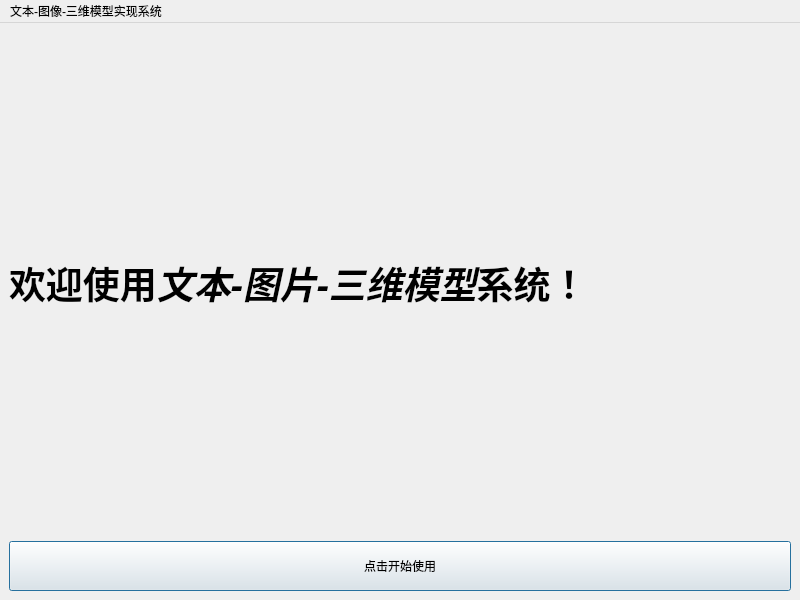
<?xml version="1.0" encoding="UTF-8"?>
<ui version="4.0">
 <class>MainWindow</class>
 <widget class="QMainWindow" name="MainWindow">
  <property name="geometry">
   <rect>
    <x>0</x>
    <y>0</y>
    <width>800</width>
    <height>600</height>
   </rect>
  </property>
  <property name="windowTitle">
   <string>MainWindow</string>
  </property>
  <widget class="QWidget" name="centralwidget">
   <layout class="QVBoxLayout" name="verticalLayout">
    <item>
     <widget class="QLabel" name="label">
      <property name="minimumSize">
       <size>
        <width>0</width>
        <height>40</height>
       </size>
      </property>
      <property name="font">
       <font>
        <family>黑体</family>
        <weight>50</weight>
        <bold>false</bold>
       </font>
      </property>
      <property name="text">
       <string>&lt;html&gt;&lt;head/&gt;&lt;body&gt;&lt;p&gt;&lt;span style=&quot; font-size:28pt; font-weight:600; color:#000000;&quot;&gt;欢迎使用&lt;/span&gt;&lt;span style=&quot; font-size:28pt; font-weight:600; font-style:italic; color:#000000;&quot;&gt;文本-图片-三维模型&lt;/span&gt;&lt;span style=&quot; font-size:28pt; font-weight:600; color:#000000;&quot;&gt;系统！&lt;/span&gt;&lt;/p&gt;&lt;/body&gt;&lt;/html&gt;</string>
      </property>
     </widget>
    </item>
    <item>
     <widget class="QPushButton" name="btnStart">
      <property name="sizePolicy">
       <sizepolicy hsizetype="Minimum" vsizetype="Fixed">
        <horstretch>0</horstretch>
        <verstretch>10</verstretch>
       </sizepolicy>
      </property>
      <property name="minimumSize">
       <size>
        <width>0</width>
        <height>50</height>
       </size>
      </property>
      <property name="text">
       <string>点击开始使用</string>
      </property>
      <property name="autoDefault">
       <bool>false</bool>
      </property>
      <property name="default">
       <bool>true</bool>
      </property>
      <property name="flat">
       <bool>false</bool>
      </property>
     </widget>
    </item>
   </layout>
  </widget>
  <widget class="QMenuBar" name="menubar">
   <property name="geometry">
    <rect>
     <x>0</x>
     <y>0</y>
     <width>800</width>
     <height>26</height>
    </rect>
   </property>
   <widget class="QMenu" name="menu">
    <property name="title">
     <string>文本-图像-三维模型实现系统</string>
    </property>
   </widget>
   <addaction name="menu"/>
  </widget>
 </widget>
 <resources/>
 <connections/>
</ui>
